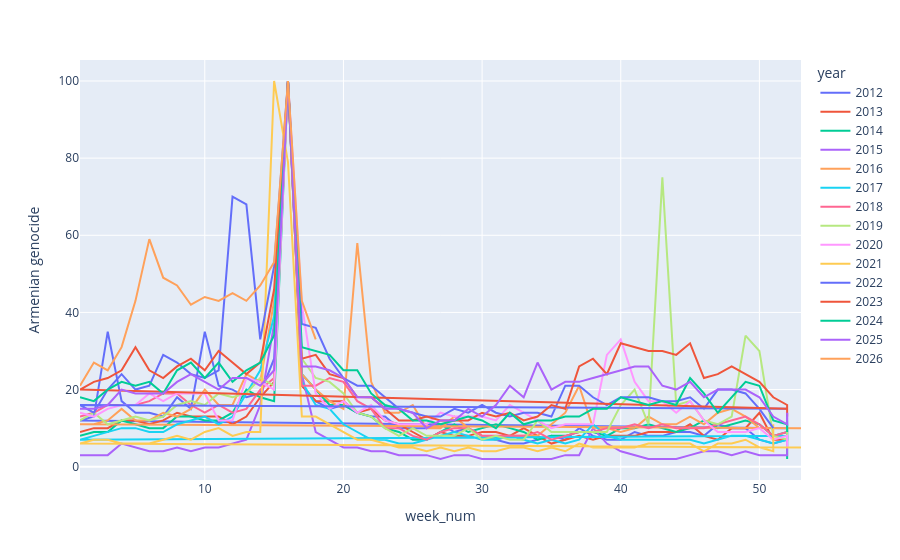

Notebook cell for this chart:
### Markdown cell above
* Some interesting things to look at for 2016 abd 2022? (check the data)
* To investigate this more easily you can create an interactive plot with `plotly`
* And don't need wide form data for that can use `combined_df`

### Code cell
fig=px.line(combined_df, 
            x='week_num', 
            y='Armenian genocide', 
            color='year',
            hover_data=["date"])

fig.show()

### Figure 1 — Plotly figure (JSON) as saved in the notebook; plotly's stock layout.template omitted (floating-point values rounded to 4 significant figures)
{"data": [{"customdata": [["2012-01-01"], ["2012-01-08"], ["2012-01-15"], ["2012-01-22"], ["2012-01-29"], ["2012-02-05"], ["2012-02-12"], ["2012-02-19"], ["2012-02-26"], ["2012-03-04"], ["2012-03-11"], ["2012-03-18"], ["2012-03-25"], ["2012-04-01"], ["2012-04-08"], ["2012-04-15"], ["2012-04-22"], ["2012-04-29"], ["2012-05-06"], ["2012-05-13"], ["2012-05-20"], ["2012-05-27"], ["2012-06-03"], ["2012-06-10"], ["2012-06-17"], ["2012-06-24"], ["2012-07-01"], ["2012-07-08"], ["2012-07-15"], ["2012-07-22"], ["2012-07-29"], ["2012-08-05"], ["2012-08-12"], ["2012-08-19"], ["2012-08-26"], ["2012-09-02"], ["2012-09-09"], ["2012-09-16"], ["2012-09-23"], ["2012-09-30"], ["2012-10-07"], ["2012-10-14"], ["2012-10-21"], ["2012-10-28"], ["2012-11-04"], ["2012-11-11"], ["2012-11-18"], ["2012-11-25"], ["2012-12-02"], ["2012-12-09"], ["2012-12-16"], ["2012-12-23"], ["2012-12-30"], ["2012-12-30"]], "hovertemplate": "year=2012<br>week_num=%{x}<br>Armenian genocide=%{y}<br>date=%{customdata[0]}<extra></extra>", "legendgroup": "2012", "line": {"color": "#636efa", "dash": "solid"}, "marker": {"symbol": "circle"}, "mode": "lines", "name": "2012", "orientation": "v", "showlegend": true, "type": "scatter", "x": [52, 1, 2, 3, 4, 5, 6, 7, 8, 9, 10, 11, 12, 13, 14, 15, 16, 17, 18, 19, 20, 21, 22, 23, 24, 25, 26, 27, 28, 29, 30, 31, 32, 33, 34, 35, 36, 37, 38, 39, 40, 41, 42, 43, 44, 45, 46, 47, 48, 49, 50, 51, 52, 52], "xaxis": "x", "y": [10, 12, 13, 35, 17, 14, 14, 13, 18, 15, 35, 21, 20, 18, 19, 28, 100, 21, 17, 15, 16, 14, 13, 13, 10, 10, 10, 11, 9, 10, 8, 7, 6, 6, 7, 8, 7, 10, 8, 7, 7, 9, 8, 8, 9, 9, 8, 11, 10, 10, 7, 6, 7, 8], "yaxis": "y"}, {"customdata": [["2013-01-06"], ["2013-01-13"], ["2013-01-20"], ["2013-01-27"], ["2013-02-03"], ["2013-02-10"], ["2013-02-17"], ["2013-02-24"], ["2013-03-03"], ["2013-03-10"], ["2013-03-17"], ["2013-03-24"], ["2013-03-31"], ["2013-04-07"], ["2013-04-14"], ["2013-04-21"], ["2013-04-28"], ["2013-05-05"], ["2013-05-12"], ["2013-05-19"], ["2013-05-26"], ["2013-06-02"], ["2013-06-09"], ["2013-06-16"], ["2013-06-23"], ["2013-06-30"], ["2013-07-07"], ["2013-07-14"], ["2013-07-21"], ["2013-07-28"], ["2013-08-04"], ["2013-08-11"], ["2013-08-18"], ["2013-08-25"], ["2013-09-01"], ["2013-09-08"], ["2013-09-15"], ["2013-09-22"], ["2013-09-29"], ["2013-10-06"], ["2013-10-13"], ["2013-10-20"], ["2013-10-27"], ["2013-11-03"], ["2013-11-10"], ["2013-11-17"], ["2013-11-24"], ["2013-12-01"], ["2013-12-08"], ["2013-12-15"], ["2013-12-22"], ["2013-12-29"], ["2013-12-29"]], "hovertemplate": "year=2013<br>week_num=%{x}<br>Armenian genocide=%{y}<br>date=%{customdata[0]}<extra></extra>", "legendgroup": "2013", "line": {"color": "#EF553B", "dash": "solid"}, "marker": {"symbol": "circle"}, "mode": "lines", "name": "2013", "orientation": "v", "showlegend": true, "type": "scatter", "x": [1, 2, 3, 4, 5, 6, 7, 8, 9, 10, 11, 12, 13, 14, 15, 16, 17, 18, 19, 20, 21, 22, 23, 24, 25, 26, 27, 28, 29, 30, 31, 32, 33, 34, 35, 36, 37, 38, 39, 40, 41, 42, 43, 44, 45, 46, 47, 48, 49, 50, 51, 52, 52], "xaxis": "x", "y": [9, 10, 10, 12, 12, 11, 12, 14, 13, 13, 13, 11, 13, 18, 22, 100, 21, 17, 17, 17, 14, 15, 12, 11, 9, 7, 9, 8, 8, 9, 9, 8, 10, 8, 6, 7, 8, 7, 8, 8, 8, 9, 9, 9, 11, 8, 7, 10, 10, 14, 7, 7, 7], "yaxis": "y"}, {"customdata": [["2014-01-05"], ["2014-01-12"], ["2014-01-19"], ["2014-01-26"], ["2014-02-02"], ["2014-02-09"], ["2014-02-16"], ["2014-02-23"], ["2014-03-02"], ["2014-03-09"], ["2014-03-16"], ["2014-03-23"], ["2014-03-30"], ["2014-04-06"], ["2014-04-13"], ["2014-04-20"], ["2014-04-27"], ["2014-05-04"], ["2014-05-11"], ["2014-05-18"], ["2014-05-25"], ["2014-06-01"], ["2014-06-08"], ["2014-06-15"], ["2014-06-22"], ["2014-06-29"], ["2014-07-06"], ["2014-07-13"], ["2014-07-20"], ["2014-07-27"], ["2014-08-03"], ["2014-08-10"], ["2014-08-17"], ["2014-08-24"], ["2014-08-31"], ["2014-09-07"], ["2014-09-14"], ["2014-09-21"], ["2014-09-28"], ["2014-10-05"], ["2014-10-12"], ["2014-10-19"], ["2014-10-26"], ["2014-11-02"], ["2014-11-09"], ["2014-11-16"], ["2014-11-23"], ["2014-11-30"], ["2014-12-07"], ["2014-12-14"], ["2014-12-21"], ["2014-12-28"], ["2014-12-28"]], "hovertemplate": "year=2014<br>week_num=%{x}<br>Armenian genocide=%{y}<br>date=%{customdata[0]}<extra></extra>", "legendgroup": "2014", "line": {"color": "#00cc96", "dash": "solid"}, "marker": {"symbol": "circle"}, "mode": "lines", "name": "2014", "orientation": "v", "showlegend": true, "type": "scatter", "x": [1, 2, 3, 4, 5, 6, 7, 8, 9, 10, 11, 12, 13, 14, 15, 16, 17, 18, 19, 20, 21, 22, 23, 24, 25, 26, 27, 28, 29, 30, 31, 32, 33, 34, 35, 36, 37, 38, 39, 40, 41, 42, 43, 44, 45, 46, 47, 48, 49, 50, 51, 52, 52], "xaxis": "x", "y": [8, 9, 9, 12, 11, 10, 10, 13, 13, 12, 12, 14, 20, 18, 17, 100, 24, 20, 16, 16, 14, 13, 10, 9, 7, 7, 9, 11, 9, 10, 11, 10, 9, 7, 8, 8, 9, 9, 8, 10, 10, 11, 10, 9, 10, 12, 10, 11, 12, 11, 8, 9, 2], "yaxis": "y"}, {"customdata": [["2015-01-04"], ["2015-01-11"], ["2015-01-18"], ["2015-01-25"], ["2015-02-01"], ["2015-02-08"], ["2015-02-15"], ["2015-02-22"], ["2015-03-01"], ["2015-03-08"], ["2015-03-15"], ["2015-03-22"], ["2015-03-29"], ["2015-04-05"], ["2015-04-12"], ["2015-04-19"], ["2015-04-26"], ["2015-05-03"], ["2015-05-10"], ["2015-05-17"], ["2015-05-24"], ["2015-05-31"], ["2015-06-07"], ["2015-06-14"], ["2015-06-21"], ["2015-06-28"], ["2015-07-05"], ["2015-07-12"], ["2015-07-19"], ["2015-07-26"], ["2015-08-02"], ["2015-08-09"], ["2015-08-16"], ["2015-08-23"], ["2015-08-30"], ["2015-09-06"], ["2015-09-13"], ["2015-09-20"], ["2015-09-27"], ["2015-10-04"], ["2015-10-11"], ["2015-10-18"], ["2015-10-25"], ["2015-11-01"], ["2015-11-08"], ["2015-11-15"], ["2015-11-22"], ["2015-11-29"], ["2015-12-06"], ["2015-12-13"], ["2015-12-20"], ["2015-12-27"], ["2015-12-27"]], "hovertemplate": "year=2015<br>week_num=%{x}<br>Armenian genocide=%{y}<br>date=%{customdata[0]}<extra></extra>", "legendgroup": "2015", "line": {"color": "#ab63fa", "dash": "solid"}, "marker": {"symbol": "circle"}, "mode": "lines", "name": "2015", "orientation": "v", "showlegend": true, "type": "scatter", "x": [1, 2, 3, 4, 5, 6, 7, 8, 9, 10, 11, 12, 13, 14, 15, 16, 17, 18, 19, 20, 21, 22, 23, 24, 25, 26, 27, 28, 29, 30, 31, 32, 33, 34, 35, 36, 37, 38, 39, 40, 41, 42, 43, 44, 45, 46, 47, 48, 49, 50, 51, 52, 52], "xaxis": "x", "y": [3, 3, 3, 6, 5, 4, 4, 5, 4, 5, 5, 6, 7, 16, 37, 100, 24, 9, 7, 5, 5, 4, 4, 3, 3, 3, 2, 3, 3, 2, 2, 2, 2, 2, 2, 3, 3, 10, 6, 4, 3, 2, 2, 2, 3, 4, 4, 3, 4, 3, 3, 3, 14], "yaxis": "y"}, {"customdata": [["2016-01-03"], ["2016-01-10"], ["2016-01-17"], ["2016-01-24"], ["2016-01-31"], ["2016-02-07"], ["2016-02-14"], ["2016-02-21"], ["2016-02-28"], ["2016-03-06"], ["2016-03-13"], ["2016-03-20"], ["2016-03-27"], ["2016-04-03"], ["2016-04-10"], ["2016-04-17"], ["2016-04-24"], ["2016-05-01"], ["2016-05-08"], ["2016-05-15"], ["2016-05-22"], ["2016-05-29"], ["2016-06-05"], ["2016-06-12"], ["2016-06-19"], ["2016-06-26"], ["2016-07-03"], ["2016-07-10"], ["2016-07-17"], ["2016-07-24"], ["2016-07-31"], ["2016-08-07"], ["2016-08-14"], ["2016-08-21"], ["2016-08-28"], ["2016-09-04"], ["2016-09-11"], ["2016-09-18"], ["2016-09-25"], ["2016-10-02"], ["2016-10-09"], ["2016-10-16"], ["2016-10-23"], ["2016-10-30"], ["2016-11-06"], ["2016-11-13"], ["2016-11-20"], ["2016-11-27"], ["2016-12-04"], ["2016-12-11"], ["2016-12-18"], ["2016-12-25"]], "hovertemplate": "year=2016<br>week_num=%{x}<br>Armenian genocide=%{y}<br>date=%{customdata[0]}<extra></extra>", "legendgroup": "2016", "line": {"color": "#FFA15A", "dash": "solid"}, "marker": {"symbol": "circle"}, "mode": "lines", "name": "2016", "orientation": "v", "showlegend": true, "type": "scatter", "x": [53, 1, 2, 3, 4, 5, 6, 7, 8, 9, 10, 11, 12, 13, 14, 15, 16, 17, 18, 19, 20, 21, 22, 23, 24, 25, 26, 27, 28, 29, 30, 31, 32, 33, 34, 35, 36, 37, 38, 39, 40, 41, 42, 43, 44, 45, 46, 47, 48, 49, 50, 51], "xaxis": "x", "y": [10, 11, 11, 12, 15, 12, 12, 14, 13, 15, 20, 16, 16, 24, 22, 43, 100, 24, 20, 17, 15, 58, 22, 14, 14, 16, 10, 10, 13, 10, 8, 7, 8, 8, 8, 11, 14, 21, 10, 10, 9, 10, 13, 11, 11, 13, 11, 14, 15, 13, 10, 10], "yaxis": "y"}, {"customdata": [["2017-01-01"], ["2017-01-08"], ["2017-01-15"], ["2017-01-22"], ["2017-01-29"], ["2017-02-05"], ["2017-02-12"], ["2017-02-19"], ["2017-02-26"], ["2017-03-05"], ["2017-03-12"], ["2017-03-19"], ["2017-03-26"], ["2017-04-02"], ["2017-04-09"], ["2017-04-16"], ["2017-04-23"], ["2017-04-30"], ["2017-05-07"], ["2017-05-14"], ["2017-05-21"], ["2017-05-28"], ["2017-06-04"], ["2017-06-11"], ["2017-06-18"], ["2017-06-25"], ["2017-07-02"], ["2017-07-09"], ["2017-07-16"], ["2017-07-23"], ["2017-07-30"], ["2017-08-06"], ["2017-08-13"], ["2017-08-20"], ["2017-08-27"], ["2017-09-03"], ["2017-09-10"], ["2017-09-17"], ["2017-09-24"], ["2017-10-01"], ["2017-10-08"], ["2017-10-15"], ["2017-10-22"], ["2017-10-29"], ["2017-11-05"], ["2017-11-12"], ["2017-11-19"], ["2017-11-26"], ["2017-12-03"], ["2017-12-10"], ["2017-12-17"], ["2017-12-24"], ["2017-12-31"], ["2017-12-31"]], "hovertemplate": "year=2017<br>week_num=%{x}<br>Armenian genocide=%{y}<br>date=%{customdata[0]}<extra></extra>", "legendgroup": "2017", "line": {"color": "#19d3f3", "dash": "solid"}, "marker": {"symbol": "circle"}, "mode": "lines", "name": "2017", "orientation": "v", "showlegend": true, "type": "scatter", "x": [52, 1, 2, 3, 4, 5, 6, 7, 8, 9, 10, 11, 12, 13, 14, 15, 16, 17, 18, 19, 20, 21, 22, 23, 24, 25, 26, 27, 28, 29, 30, 31, 32, 33, 34, 35, 36, 37, 38, 39, 40, 41, 42, 43, 44, 45, 46, 47, 48, 49, 50, 51, 52, 52], "xaxis": "x", "y": [8, 7, 8, 9, 10, 10, 9, 9, 11, 12, 13, 11, 13, 19, 25, 39, 100, 22, 16, 15, 11, 9, 7, 7, 6, 6, 7, 8, 9, 8, 7, 7, 8, 7, 6, 7, 6, 7, 11, 8, 7, 7, 7, 7, 7, 7, 6, 7, 8, 8, 7, 6, 7, 12], "yaxis": "y"}, {"customdata": [["2018-01-07"], ["2018-01-14"], ["2018-01-21"], ["2018-01-28"], ["2018-02-04"], ["2018-02-11"], ["2018-02-18"], ["2018-02-25"], ["2018-03-04"], ["2018-03-11"], ["2018-03-18"], ["2018-03-25"], ["2018-04-01"], ["2018-04-08"], ["2018-04-15"], ["2018-04-22"], ["2018-04-29"], ["2018-05-06"], ["2018-05-13"], ["2018-05-20"], ["2018-05-27"], ["2018-06-03"], ["2018-06-10"], ["2018-06-17"], ["2018-06-24"], ["2018-07-01"], ["2018-07-08"], ["2018-07-15"], ["2018-07-22"], ["2018-07-29"], ["2018-08-05"], ["2018-08-12"], ["2018-08-19"], ["2018-08-26"], ["2018-09-02"], ["2018-09-09"], ["2018-09-16"], ["2018-09-23"], ["2018-09-30"], ["2018-10-07"], ["2018-10-14"], ["2018-10-21"], ["2018-10-28"], ["2018-11-04"], ["2018-11-11"], ["2018-11-18"], ["2018-11-25"], ["2018-12-02"], ["2018-12-09"], ["2018-12-16"], ["2018-12-23"], ["2018-12-30"], ["2018-12-30"]], "hovertemplate": "year=2018<br>week_num=%{x}<br>Armenian genocide=%{y}<br>date=%{customdata[0]}<extra></extra>", "legendgroup": "2018", "line": {"color": "#FF6692", "dash": "solid"}, "marker": {"symbol": "circle"}, "mode": "lines", "name": "2018", "orientation": "v", "showlegend": true, "type": "scatter", "x": [1, 2, 3, 4, 5, 6, 7, 8, 9, 10, 11, 12, 13, 14, 15, 16, 17, 18, 19, 20, 21, 22, 23, 24, 25, 26, 27, 28, 29, 30, 31, 32, 33, 34, 35, 36, 37, 38, 39, 40, 41, 42, 43, 44, 45, 46, 47, 48, 49, 50, 51, 52, 52], "xaxis": "x", "y": [13, 14, 16, 16, 16, 17, 19, 19, 16, 14, 16, 14, 15, 20, 23, 100, 21, 21, 23, 22, 17, 15, 10, 10, 8, 7, 9, 10, 10, 8, 8, 8, 8, 9, 7, 8, 9, 9, 10, 10, 11, 10, 11, 10, 10, 10, 11, 12, 13, 11, 8, 9, 9], "yaxis": "y"}, {"customdata": [["2019-01-06"], ["2019-01-13"], ["2019-01-20"], ["2019-01-27"], ["2019-02-03"], ["2019-02-10"], ["2019-02-17"], ["2019-02-24"], ["2019-03-03"], ["2019-03-10"], ["2019-03-17"], ["2019-03-24"], ["2019-03-31"], ["2019-04-07"], ["2019-04-14"], ["2019-04-21"], ["2019-04-28"], ["2019-05-05"], ["2019-05-12"], ["2019-05-19"], ["2019-05-26"], ["2019-06-02"], ["2019-06-09"], ["2019-06-16"], ["2019-06-23"], ["2019-06-30"], ["2019-07-07"], ["2019-07-14"], ["2019-07-21"], ["2019-07-28"], ["2019-08-04"], ["2019-08-11"], ["2019-08-18"], ["2019-08-25"], ["2019-09-01"], ["2019-09-08"], ["2019-09-15"], ["2019-09-22"], ["2019-09-29"], ["2019-10-06"], ["2019-10-13"], ["2019-10-20"], ["2019-10-27"], ["2019-11-03"], ["2019-11-10"], ["2019-11-17"], ["2019-11-24"], ["2019-12-01"], ["2019-12-08"], ["2019-12-15"], ["2019-12-22"], ["2019-12-29"], ["2019-12-29"]], "hovertemplate": "year=2019<br>week_num=%{x}<br>Armenian genocide=%{y}<br>date=%{customdata[0]}<extra></extra>", "legendgroup": "2019", "line": {"color": "#B6E880", "dash": "solid"}, "marker": {"symbol": "circle"}, "mode": "lines", "name": "2019", "orientation": "v", "showlegend": true, "type": "scatter", "x": [1, 2, 3, 4, 5, 6, 7, 8, 9, 10, 11, 12, 13, 14, 15, 16, 17, 18, 19, 20, 21, 22, 23, 24, 25, 26, 27, 28, 29, 30, 31, 32, 33, 34, 35, 36, 37, 38, 39, 40, 41, 42, 43, 44, 45, 46, 47, 48, 49, 50, 51, 52, 52], "xaxis": "x", "y": [12, 14, 11, 12, 13, 12, 13, 16, 17, 16, 19, 18, 19, 23, 21, 100, 28, 23, 22, 19, 14, 13, 10, 8, 10, 8, 8, 8, 10, 7, 8, 7, 7, 12, 9, 9, 9, 9, 9, 16, 20, 11, 75, 16, 17, 12, 11, 13, 34, 30, 8, 7, 10], "yaxis": "y"}, {"customdata": [["2020-01-05"], ["2020-01-12"], ["2020-01-19"], ["2020-01-26"], ["2020-02-02"], ["2020-02-09"], ["2020-02-16"], ["2020-02-23"], ["2020-03-01"], ["2020-03-08"], ["2020-03-15"], ["2020-03-22"], ["2020-03-29"], ["2020-04-05"], ["2020-04-12"], ["2020-04-19"], ["2020-04-26"], ["2020-05-03"], ["2020-05-10"], ["2020-05-17"], ["2020-05-24"], ["2020-05-31"], ["2020-06-07"], ["2020-06-14"], ["2020-06-21"], ["2020-06-28"], ["2020-07-05"], ["2020-07-12"], ["2020-07-19"], ["2020-07-26"], ["2020-08-02"], ["2020-08-09"], ["2020-08-16"], ["2020-08-23"], ["2020-08-30"], ["2020-09-06"], ["2020-09-13"], ["2020-09-20"], ["2020-09-27"], ["2020-10-04"], ["2020-10-11"], ["2020-10-18"], ["2020-10-25"], ["2020-11-01"], ["2020-11-08"], ["2020-11-15"], ["2020-11-22"], ["2020-11-29"], ["2020-12-06"], ["2020-12-13"], ["2020-12-20"], ["2020-12-27"], ["2020-12-27"]], "hovertemplate": "year=2020<br>week_num=%{x}<br>Armenian genocide=%{y}<br>date=%{customdata[0]}<extra></extra>", "legendgroup": "2020", "line": {"color": "#FF97FF", "dash": "solid"}, "marker": {"symbol": "circle"}, "mode": "lines", "name": "2020", "orientation": "v", "showlegend": true, "type": "scatter", "x": [1, 2, 3, 4, 5, 6, 7, 8, 9, 10, 11, 12, 13, 14, 15, 16, 17, 18, 19, 20, 21, 22, 23, 24, 25, 26, 27, 28, 29, 30, 31, 32, 33, 34, 35, 36, 37, 38, 39, 40, 41, 42, 43, 44, 45, 46, 47, 48, 49, 50, 51, 52, 52], "xaxis": "x", "y": [14, 13, 15, 16, 16, 19, 17, 19, 19, 19, 12, 12, 23, 22, 20, 100, 42, 19, 15, 17, 14, 16, 12, 11, 11, 11, 14, 13, 13, 13, 12, 16, 14, 12, 10, 11, 11, 11, 29, 33, 22, 17, 17, 14, 17, 12, 9, 9, 9, 10, 7, 8, 5], "yaxis": "y"}, {"customdata": [["2021-01-03"], ["2021-01-10"], ["2021-01-17"], ["2021-01-24"], ["2021-01-31"], ["2021-02-07"], ["2021-02-14"], ["2021-02-21"], ["2021-02-28"], ["2021-03-07"], ["2021-03-14"], ["2021-03-21"], ["2021-03-28"], ["2021-04-04"], ["2021-04-11"], ["2021-04-18"], ["2021-04-25"], ["2021-05-02"], ["2021-05-09"], ["2021-05-16"], ["2021-05-23"], ["2021-05-30"], ["2021-06-06"], ["2021-06-13"], ["2021-06-20"], ["2021-06-27"], ["2021-07-04"], ["2021-07-11"], ["2021-07-18"], ["2021-07-25"], ["2021-08-01"], ["2021-08-08"], ["2021-08-15"], ["2021-08-22"], ["2021-08-29"], ["2021-09-05"], ["2021-09-12"], ["2021-09-19"], ["2021-09-26"], ["2021-10-03"], ["2021-10-10"], ["2021-10-17"], ["2021-10-24"], ["2021-10-31"], ["2021-11-07"], ["2021-11-14"], ["2021-11-21"], ["2021-11-28"], ["2021-12-05"], ["2021-12-12"], ["2021-12-19"], ["2021-12-26"], ["2021-12-26"]], "hovertemplate": "year=2021<br>week_num=%{x}<br>Armenian genocide=%{y}<br>date=%{customdata[0]}<extra></extra>", "legendgroup": "2021", "line": {"color": "#FECB52", "dash": "solid"}, "marker": {"symbol": "circle"}, "mode": "lines", "name": "2021", "orientation": "v", "showlegend": true, "type": "scatter", "x": [53, 1, 2, 3, 4, 5, 6, 7, 8, 9, 10, 11, 12, 13, 14, 15, 16, 17, 18, 19, 20, 21, 22, 23, 24, 25, 26, 27, 28, 29, 30, 31, 32, 33, 34, 35, 36, 37, 38, 39, 40, 41, 42, 43, 44, 45, 46, 47, 48, 49, 50, 51, 51], "xaxis": "x", "y": [5, 6, 7, 7, 6, 6, 6, 7, 8, 7, 9, 10, 8, 9, 9, 100, 79, 13, 13, 11, 9, 7, 7, 6, 5, 5, 4, 5, 4, 5, 4, 4, 5, 5, 4, 5, 4, 6, 5, 5, 5, 5, 6, 6, 6, 6, 4, 6, 6, 7, 5, 4, 11], "yaxis": "y"}, {"customdata": [["2022-01-02"], ["2022-01-09"], ["2022-01-16"], ["2022-01-23"], ["2022-01-30"], ["2022-02-06"], ["2022-02-13"], ["2022-02-20"], ["2022-02-27"], ["2022-03-06"], ["2022-03-13"], ["2022-03-20"], ["2022-03-27"], ["2022-04-03"], ["2022-04-10"], ["2022-04-17"], ["2022-04-24"], ["2022-05-01"], ["2022-05-08"], ["2022-05-15"], ["2022-05-22"], ["2022-05-29"], ["2022-06-05"], ["2022-06-12"], ["2022-06-19"], ["2022-06-26"], ["2022-07-03"], ["2022-07-10"], ["2022-07-17"], ["2022-07-24"], ["2022-07-31"], ["2022-08-07"], ["2022-08-14"], ["2022-08-21"], ["2022-08-28"], ["2022-09-04"], ["2022-09-11"], ["2022-09-18"], ["2022-09-25"], ["2022-10-02"], ["2022-10-09"], ["2022-10-16"], ["2022-10-23"], ["2022-10-30"], ["2022-11-06"], ["2022-11-13"], ["2022-11-20"], ["2022-11-27"], ["2022-12-04"], ["2022-12-11"], ["2022-12-18"], ["2022-12-25"]], "hovertemplate": "year=2022<br>week_num=%{x}<br>Armenian genocide=%{y}<br>date=%{customdata[0]}<extra></extra>", "legendgroup": "2022", "line": {"color": "#636efa", "dash": "solid"}, "marker": {"symbol": "circle"}, "mode": "lines", "name": "2022", "orientation": "v", "showlegend": true, "type": "scatter", "x": [52, 1, 2, 3, 4, 5, 6, 7, 8, 9, 10, 11, 12, 13, 14, 15, 16, 17, 18, 19, 20, 21, 22, 23, 24, 25, 26, 27, 28, 29, 30, 31, 32, 33, 34, 35, 36, 37, 38, 39, 40, 41, 42, 43, 44, 45, 46, 47, 48, 49, 50, 51], "xaxis": "x", "y": [15, 16, 14, 20, 24, 20, 21, 29, 27, 24, 23, 25, 70, 68, 33, 52, 100, 37, 36, 28, 23, 21, 21, 18, 15, 14, 13, 13, 15, 14, 16, 14, 13, 14, 14, 13, 21, 21, 18, 16, 18, 18, 18, 17, 17, 18, 15, 20, 20, 19, 15, 10], "yaxis": "y"}, {"customdata": [["2023-01-01"], ["2023-01-08"], ["2023-01-15"], ["2023-01-22"], ["2023-01-29"], ["2023-02-05"], ["2023-02-12"], ["2023-02-19"], ["2023-02-26"], ["2023-03-05"], ["2023-03-12"], ["2023-03-19"], ["2023-03-26"], ["2023-04-02"], ["2023-04-09"], ["2023-04-16"], ["2023-04-23"], ["2023-04-30"], ["2023-05-07"], ["2023-05-14"], ["2023-05-21"], ["2023-05-28"], ["2023-06-04"], ["2023-06-11"], ["2023-06-18"], ["2023-06-25"], ["2023-07-02"], ["2023-07-09"], ["2023-07-16"], ["2023-07-23"], ["2023-07-30"], ["2023-08-06"], ["2023-08-13"], ["2023-08-20"], ["2023-08-27"], ["2023-09-03"], ["2023-09-10"], ["2023-09-17"], ["2023-09-24"], ["2023-10-01"], ["2023-10-08"], ["2023-10-15"], ["2023-10-22"], ["2023-10-29"], ["2023-11-05"], ["2023-11-12"], ["2023-11-19"], ["2023-11-26"], ["2023-12-03"], ["2023-12-10"], ["2023-12-17"], ["2023-12-24"], ["2023-12-31"], ["2023-12-31"]], "hovertemplate": "year=2023<br>week_num=%{x}<br>Armenian genocide=%{y}<br>date=%{customdata[0]}<extra></extra>", "legendgroup": "2023", "line": {"color": "#EF553B", "dash": "solid"}, "marker": {"symbol": "circle"}, "mode": "lines", "name": "2023", "orientation": "v", "showlegend": true, "type": "scatter", "x": [52, 1, 2, 3, 4, 5, 6, 7, 8, 9, 10, 11, 12, 13, 14, 15, 16, 17, 18, 19, 20, 21, 22, 23, 24, 25, 26, 27, 28, 29, 30, 31, 32, 33, 34, 35, 36, 37, 38, 39, 40, 41, 42, 43, 44, 45, 46, 47, 48, 49, 50, 51, 52, 52], "xaxis": "x", "y": [15, 20, 22, 23, 25, 31, 25, 23, 26, 28, 25, 30, 27, 24, 27, 46, 100, 28, 29, 24, 23, 18, 18, 15, 12, 12, 13, 12, 12, 12, 14, 13, 14, 12, 13, 16, 15, 26, 28, 24, 32, 31, 30, 30, 29, 32, 23, 24, 26, 24, 22, 18, 16, 13], "yaxis": "y"}, {"customdata": [["2024-01-07"], ["2024-01-14"], ["2024-01-21"], ["2024-01-28"], ["2024-02-04"], ["2024-02-11"], ["2024-02-18"], ["2024-02-25"], ["2024-03-03"], ["2024-03-10"], ["2024-03-17"], ["2024-03-24"], ["2024-03-31"], ["2024-04-07"], ["2024-04-14"], ["2024-04-21"], ["2024-04-28"], ["2024-05-05"], ["2024-05-12"], ["2024-05-19"], ["2024-05-26"], ["2024-06-02"], ["2024-06-09"], ["2024-06-16"], ["2024-06-23"], ["2024-06-30"], ["2024-07-07"], ["2024-07-14"], ["2024-07-21"], ["2024-07-28"], ["2024-08-04"], ["2024-08-11"], ["2024-08-18"], ["2024-08-25"], ["2024-09-01"], ["2024-09-08"], ["2024-09-15"], ["2024-09-22"], ["2024-09-29"], ["2024-10-06"], ["2024-10-13"], ["2024-10-20"], ["2024-10-27"], ["2024-11-03"], ["2024-11-10"], ["2024-11-17"], ["2024-11-24"], ["2024-12-01"], ["2024-12-08"], ["2024-12-15"], ["2024-12-22"], ["2024-12-29"], ["2024-12-29"]], "hovertemplate": "year=2024<br>week_num=%{x}<br>Armenian genocide=%{y}<br>date=%{customdata[0]}<extra></extra>", "legendgroup": "2024", "line": {"color": "#00cc96", "dash": "solid"}, "marker": {"symbol": "circle"}, "mode": "lines", "name": "2024", "orientation": "v", "showlegend": true, "type": "scatter", "x": [1, 2, 3, 4, 5, 6, 7, 8, 9, 10, 11, 12, 13, 14, 15, 16, 17, 18, 19, 20, 21, 22, 23, 24, 25, 26, 27, 28, 29, 30, 31, 32, 33, 34, 35, 36, 37, 38, 39, 40, 41, 42, 43, 44, 45, 46, 47, 48, 49, 50, 51, 52, 52], "xaxis": "x", "y": [18, 17, 20, 22, 21, 22, 19, 25, 27, 23, 27, 22, 25, 27, 34, 100, 31, 30, 29, 25, 25, 19, 16, 15, 12, 12, 11, 12, 13, 12, 10, 14, 11, 12, 12, 13, 13, 15, 15, 18, 17, 16, 17, 16, 23, 19, 14, 18, 22, 21, 12, 11, 9], "yaxis": "y"}, {"customdata": [["2025-01-05"], ["2025-01-12"], ["2025-01-19"], ["2025-01-26"], ["2025-02-02"], ["2025-02-09"], ["2025-02-16"], ["2025-02-23"], ["2025-03-02"], ["2025-03-09"], ["2025-03-16"], ["2025-03-23"], ["2025-03-30"], ["2025-04-06"], ["2025-04-13"], ["2025-04-20"], ["2025-04-27"], ["2025-05-04"], ["2025-05-11"], ["2025-05-18"], ["2025-05-25"], ["2025-06-01"], ["2025-06-08"], ["2025-06-15"], ["2025-06-22"], ["2025-06-29"], ["2025-07-06"], ["2025-07-13"], ["2025-07-20"], ["2025-07-27"], ["2025-08-03"], ["2025-08-10"], ["2025-08-17"], ["2025-08-24"], ["2025-08-31"], ["2025-09-07"], ["2025-09-14"], ["2025-09-21"], ["2025-09-28"], ["2025-10-05"], ["2025-10-12"], ["2025-10-19"], ["2025-10-26"], ["2025-11-02"], ["2025-11-09"], ["2025-11-16"], ["2025-11-23"], ["2025-11-30"], ["2025-12-07"], ["2025-12-14"], ["2025-12-21"], ["2025-12-28"], ["2025-12-28"]], "hovertemplate": "year=2025<br>week_num=%{x}<br>Armenian genocide=%{y}<br>date=%{customdata[0]}<extra></extra>", "legendgroup": "2025", "line": {"color": "#ab63fa", "dash": "solid"}, "marker": {"symbol": "circle"}, "mode": "lines", "name": "2025", "orientation": "v", "showlegend": true, "type": "scatter", "x": [1, 2, 3, 4, 5, 6, 7, 8, 9, 10, 11, 12, 13, 14, 15, 16, 17, 18, 19, 20, 21, 22, 23, 24, 25, 26, 27, 28, 29, 30, 31, 32, 33, 34, 35, 36, 37, 38, 39, 40, 41, 42, 43, 44, 45, 46, 47, 48, 49, 50, 51, 52, 52], "xaxis": "x", "y": [15, 15, 16, 20, 19, 19, 19, 22, 24, 22, 20, 23, 23, 21, 25, 100, 26, 26, 25, 23, 18, 18, 15, 15, 14, 10, 12, 12, 15, 13, 16, 21, 18, 27, 20, 22, 22, 23, 24, 25, 26, 26, 21, 20, 22, 18, 20, 20, 20, 18, 13, 11, 14], "yaxis": "y"}, {"customdata": [["2026-01-04"], ["2026-01-11"], ["2026-01-18"], ["2026-01-25"], ["2026-02-01"], ["2026-02-08"], ["2026-02-15"], ["2026-02-22"], ["2026-03-01"], ["2026-03-08"], ["2026-03-15"], ["2026-03-22"], ["2026-03-29"], ["2026-04-05"], ["2026-04-12"], ["2026-04-19"], ["2026-04-26"], ["2026-05-03"]], "hovertemplate": "year=2026<br>week_num=%{x}<br>Armenian genocide=%{y}<br>date=%{customdata[0]}<extra></extra>", "legendgroup": "2026", "line": {"color": "#FFA15A", "dash": "solid"}, "marker": {"symbol": "circle"}, "mode": "lines", "name": "2026", "orientation": "v", "showlegend": true, "type": "scatter", "x": [1, 2, 3, 4, 5, 6, 7, 8, 9, 10, 11, 12, 13, 14, 15, 16, 17, 18], "xaxis": "x", "y": [21, 27, 25, 31, 43, 59, 49, 47, 42, 44, 43, 45, 43, 47, 53, 100, 43, 33], "yaxis": "y"}], "layout": {"legend": {"title": {"text": "year"}, "tracegroupgap": 0}, "margin": {"t": 60}, "xaxis": {"anchor": "y", "domain": [0, 1], "title": {"text": "week_num"}}, "yaxis": {"anchor": "x", "domain": [0, 1], "title": {"text": "Armenian genocide"}}}}
